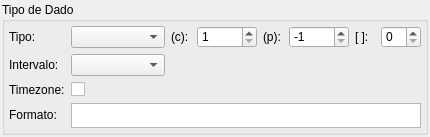
<?xml version="1.0" encoding="UTF-8"?>
<ui version="4.0">
 <class>TipoPgSQLWidget</class>
 <widget class="QWidget" name="TipoPgSQLWidget">
  <property name="geometry">
   <rect>
    <x>0</x>
    <y>0</y>
    <width>430</width>
    <height>135</height>
   </rect>
  </property>
  <property name="sizePolicy">
   <sizepolicy hsizetype="Preferred" vsizetype="Fixed">
    <horstretch>0</horstretch>
    <verstretch>0</verstretch>
   </sizepolicy>
  </property>
  <property name="minimumSize">
   <size>
    <width>430</width>
    <height>0</height>
   </size>
  </property>
  <property name="maximumSize">
   <size>
    <width>16777215</width>
    <height>16777215</height>
   </size>
  </property>
  <property name="windowTitle">
   <string>Form</string>
  </property>
  <layout class="QGridLayout" name="tipopgsql_grid">
   <property name="margin">
    <number>2</number>
   </property>
   <property name="spacing">
    <number>6</number>
   </property>
   <item row="0" column="0">
    <widget class="QGroupBox" name="groupBox">
     <property name="sizePolicy">
      <sizepolicy hsizetype="Preferred" vsizetype="Fixed">
       <horstretch>0</horstretch>
       <verstretch>0</verstretch>
      </sizepolicy>
     </property>
     <property name="minimumSize">
      <size>
       <width>0</width>
       <height>0</height>
      </size>
     </property>
     <property name="title">
      <string>Tipo de Dado</string>
     </property>
     <layout class="QGridLayout" name="gridLayout">
      <property name="margin">
       <number>4</number>
      </property>
      <property name="spacing">
       <number>6</number>
      </property>
      <item row="0" column="0">
       <widget class="QLabel" name="tipo_lbl">
        <property name="sizePolicy">
         <sizepolicy hsizetype="Preferred" vsizetype="Fixed">
          <horstretch>0</horstretch>
          <verstretch>0</verstretch>
         </sizepolicy>
        </property>
        <property name="minimumSize">
         <size>
          <width>55</width>
          <height>0</height>
         </size>
        </property>
        <property name="maximumSize">
         <size>
          <width>55</width>
          <height>16777215</height>
         </size>
        </property>
        <property name="styleSheet">
         <string notr="true">font-weight: normal;</string>
        </property>
        <property name="text">
         <string>Tipo:</string>
        </property>
       </widget>
      </item>
      <item row="0" column="1">
       <widget class="QComboBox" name="tipo_cmb">
        <property name="sizePolicy">
         <sizepolicy hsizetype="Expanding" vsizetype="Fixed">
          <horstretch>0</horstretch>
          <verstretch>0</verstretch>
         </sizepolicy>
        </property>
        <property name="minimumSize">
         <size>
          <width>0</width>
          <height>0</height>
         </size>
        </property>
        <property name="font">
         <font>
          <stylestrategy>PreferDefault</stylestrategy>
         </font>
        </property>
        <property name="styleSheet">
         <string notr="true">font-weight: normal;</string>
        </property>
        <property name="sizeAdjustPolicy">
         <enum>QComboBox::AdjustToContentsOnFirstShow</enum>
        </property>
       </widget>
      </item>
      <item row="0" column="2">
       <widget class="QLabel" name="comprimento_lbl">
        <property name="sizePolicy">
         <sizepolicy hsizetype="Fixed" vsizetype="Fixed">
          <horstretch>0</horstretch>
          <verstretch>0</verstretch>
         </sizepolicy>
        </property>
        <property name="minimumSize">
         <size>
          <width>20</width>
          <height>0</height>
         </size>
        </property>
        <property name="maximumSize">
         <size>
          <width>16</width>
          <height>16777215</height>
         </size>
        </property>
        <property name="font">
         <font>
          <italic>false</italic>
         </font>
        </property>
        <property name="toolTip">
         <string>Comprimento</string>
        </property>
        <property name="styleSheet">
         <string notr="true">font-weight: normal;</string>
        </property>
        <property name="text">
         <string>(c):</string>
        </property>
       </widget>
      </item>
      <item row="0" column="3">
       <widget class="QSpinBox" name="comprimento_sb">
        <property name="sizePolicy">
         <sizepolicy hsizetype="Preferred" vsizetype="Fixed">
          <horstretch>0</horstretch>
          <verstretch>0</verstretch>
         </sizepolicy>
        </property>
        <property name="minimumSize">
         <size>
          <width>60</width>
          <height>0</height>
         </size>
        </property>
        <property name="maximumSize">
         <size>
          <width>60</width>
          <height>16777215</height>
         </size>
        </property>
        <property name="toolTip">
         <string>Comprimento</string>
        </property>
        <property name="styleSheet">
         <string notr="true">font-weight: normal;</string>
        </property>
        <property name="minimum">
         <number>1</number>
        </property>
        <property name="maximum">
         <number>2147483647</number>
        </property>
        <property name="value">
         <number>1</number>
        </property>
       </widget>
      </item>
      <item row="0" column="4">
       <widget class="QLabel" name="precisao_lbl">
        <property name="sizePolicy">
         <sizepolicy hsizetype="Preferred" vsizetype="Fixed">
          <horstretch>0</horstretch>
          <verstretch>0</verstretch>
         </sizepolicy>
        </property>
        <property name="minimumSize">
         <size>
          <width>20</width>
          <height>0</height>
         </size>
        </property>
        <property name="maximumSize">
         <size>
          <width>16</width>
          <height>16777215</height>
         </size>
        </property>
        <property name="font">
         <font>
          <italic>false</italic>
         </font>
        </property>
        <property name="toolTip">
         <string>Precisão</string>
        </property>
        <property name="styleSheet">
         <string notr="true">font-weight: normal;</string>
        </property>
        <property name="text">
         <string>(p):</string>
        </property>
       </widget>
      </item>
      <item row="0" column="5">
       <widget class="QSpinBox" name="precisao_sb">
        <property name="sizePolicy">
         <sizepolicy hsizetype="Preferred" vsizetype="Fixed">
          <horstretch>0</horstretch>
          <verstretch>0</verstretch>
         </sizepolicy>
        </property>
        <property name="minimumSize">
         <size>
          <width>60</width>
          <height>0</height>
         </size>
        </property>
        <property name="maximumSize">
         <size>
          <width>60</width>
          <height>16777215</height>
         </size>
        </property>
        <property name="toolTip">
         <string>Precisão</string>
        </property>
        <property name="styleSheet">
         <string notr="true">font-weight: normal;</string>
        </property>
        <property name="minimum">
         <number>-1</number>
        </property>
        <property name="maximum">
         <number>1000</number>
        </property>
        <property name="singleStep">
         <number>1</number>
        </property>
        <property name="value">
         <number>-1</number>
        </property>
       </widget>
      </item>
      <item row="0" column="6">
       <widget class="QLabel" name="dimensao_lbl">
        <property name="sizePolicy">
         <sizepolicy hsizetype="Preferred" vsizetype="Fixed">
          <horstretch>0</horstretch>
          <verstretch>0</verstretch>
         </sizepolicy>
        </property>
        <property name="minimumSize">
         <size>
          <width>20</width>
          <height>0</height>
         </size>
        </property>
        <property name="maximumSize">
         <size>
          <width>16</width>
          <height>16777215</height>
         </size>
        </property>
        <property name="font">
         <font>
          <italic>false</italic>
         </font>
        </property>
        <property name="toolTip">
         <string>Dimensão</string>
        </property>
        <property name="styleSheet">
         <string notr="true">font-weight: normal;</string>
        </property>
        <property name="text">
         <string>[ ]:</string>
        </property>
       </widget>
      </item>
      <item row="0" column="7">
       <widget class="QSpinBox" name="dimensao_sb">
        <property name="sizePolicy">
         <sizepolicy hsizetype="Fixed" vsizetype="Fixed">
          <horstretch>0</horstretch>
          <verstretch>0</verstretch>
         </sizepolicy>
        </property>
        <property name="minimumSize">
         <size>
          <width>40</width>
          <height>0</height>
         </size>
        </property>
        <property name="maximumSize">
         <size>
          <width>40</width>
          <height>16777215</height>
         </size>
        </property>
        <property name="toolTip">
         <string>Dimensão</string>
        </property>
        <property name="styleSheet">
         <string notr="true">font-weight: normal;</string>
        </property>
        <property name="maximum">
         <number>99</number>
        </property>
        <property name="value">
         <number>0</number>
        </property>
       </widget>
      </item>
      <item row="1" column="0">
       <widget class="QLabel" name="tipo_interv_lbl">
        <property name="enabled">
         <bool>true</bool>
        </property>
        <property name="sizePolicy">
         <sizepolicy hsizetype="Fixed" vsizetype="Fixed">
          <horstretch>0</horstretch>
          <verstretch>0</verstretch>
         </sizepolicy>
        </property>
        <property name="minimumSize">
         <size>
          <width>55</width>
          <height>0</height>
         </size>
        </property>
        <property name="maximumSize">
         <size>
          <width>55</width>
          <height>16777215</height>
         </size>
        </property>
        <property name="font">
         <font>
          <italic>false</italic>
         </font>
        </property>
        <property name="styleSheet">
         <string notr="true">font-weight: normal;</string>
        </property>
        <property name="text">
         <string>Intervalo:</string>
        </property>
       </widget>
      </item>
      <item row="1" column="1">
       <widget class="QComboBox" name="tipo_interv_cmb">
        <property name="enabled">
         <bool>true</bool>
        </property>
        <property name="sizePolicy">
         <sizepolicy hsizetype="Preferred" vsizetype="Fixed">
          <horstretch>0</horstretch>
          <verstretch>0</verstretch>
         </sizepolicy>
        </property>
        <property name="minimumSize">
         <size>
          <width>0</width>
          <height>0</height>
         </size>
        </property>
        <property name="styleSheet">
         <string notr="true">font-weight: normal;</string>
        </property>
       </widget>
      </item>
      <item row="3" column="0">
       <widget class="QLabel" name="formato_lbl">
        <property name="sizePolicy">
         <sizepolicy hsizetype="Preferred" vsizetype="Fixed">
          <horstretch>0</horstretch>
          <verstretch>0</verstretch>
         </sizepolicy>
        </property>
        <property name="minimumSize">
         <size>
          <width>55</width>
          <height>0</height>
         </size>
        </property>
        <property name="maximumSize">
         <size>
          <width>55</width>
          <height>16777215</height>
         </size>
        </property>
        <property name="styleSheet">
         <string notr="true">font-weight: normal;</string>
        </property>
        <property name="text">
         <string>Formato:</string>
        </property>
       </widget>
      </item>
      <item row="3" column="1" colspan="7">
       <widget class="QTextEdit" name="formato_txt">
        <property name="maximumSize">
         <size>
          <width>16777215</width>
          <height>25</height>
         </size>
        </property>
        <property name="frameShadow">
         <enum>QFrame::Sunken</enum>
        </property>
        <property name="lineWidth">
         <number>1</number>
        </property>
        <property name="midLineWidth">
         <number>0</number>
        </property>
        <property name="verticalScrollBarPolicy">
         <enum>Qt::ScrollBarAlwaysOff</enum>
        </property>
        <property name="horizontalScrollBarPolicy">
         <enum>Qt::ScrollBarAlwaysOff</enum>
        </property>
        <property name="undoRedoEnabled">
         <bool>false</bool>
        </property>
        <property name="readOnly">
         <bool>true</bool>
        </property>
        <property name="textInteractionFlags">
         <set>Qt::NoTextInteraction</set>
        </property>
       </widget>
      </item>
      <item row="2" column="1">
       <widget class="QCheckBox" name="timezone_chk">
        <property name="enabled">
         <bool>true</bool>
        </property>
        <property name="sizePolicy">
         <sizepolicy hsizetype="Fixed" vsizetype="Fixed">
          <horstretch>0</horstretch>
          <verstretch>0</verstretch>
         </sizepolicy>
        </property>
        <property name="layoutDirection">
         <enum>Qt::LeftToRight</enum>
        </property>
        <property name="styleSheet">
         <string notr="true">font-weight: normal;</string>
        </property>
        <property name="text">
         <string/>
        </property>
       </widget>
      </item>
      <item row="2" column="0">
       <widget class="QLabel" name="timezone_lbl">
        <property name="styleSheet">
         <string notr="true">font-weight: normal;</string>
        </property>
        <property name="text">
         <string>Timezone:</string>
        </property>
       </widget>
      </item>
     </layout>
    </widget>
   </item>
  </layout>
 </widget>
 <resources/>
 <connections/>
</ui>
